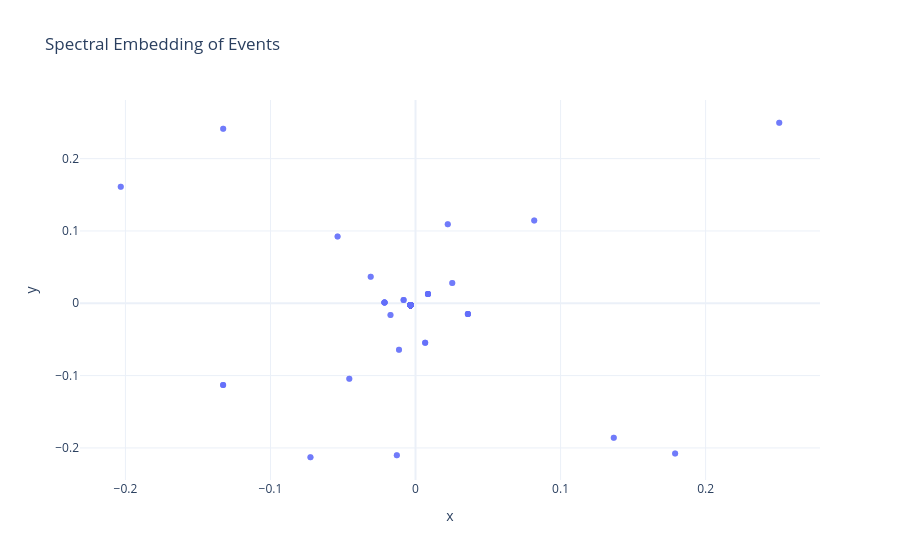

The notebook cell saved with this chart:
### Code cell
fig = plot_event_embedding(CO_emb)
fig.show()

### Figure 1 — Plotly figure (JSON) as saved in the notebook; plotly's stock layout.template omitted (floating-point values rounded to 4 significant figures; data arrays with more than 128 entries replaced by an {"elided": "..."} marker saying what was removed)
{"data": [{"customdata": {"elided": "479x1 int values"}, "hovertemplate": "node_id=%{customdata[0]}<extra></extra>", "legendgroup": "", "marker": {"color": "#636efa", "opacity": 0.7, "size": 6, "symbol": "circle"}, "mode": "markers", "name": "", "orientation": "v", "showlegend": false, "type": "scatter", "x": {"elided": "479 float values"}, "xaxis": "x", "y": {"elided": "479 float values"}, "yaxis": "y"}], "layout": {"legend": {"tracegroupgap": 0}, "title": {"text": "Spectral Embedding of Events"}, "xaxis": {"anchor": "y", "domain": [0, 1], "title": {"text": "x"}}, "yaxis": {"anchor": "x", "domain": [0, 1], "title": {"text": "y"}}}}
